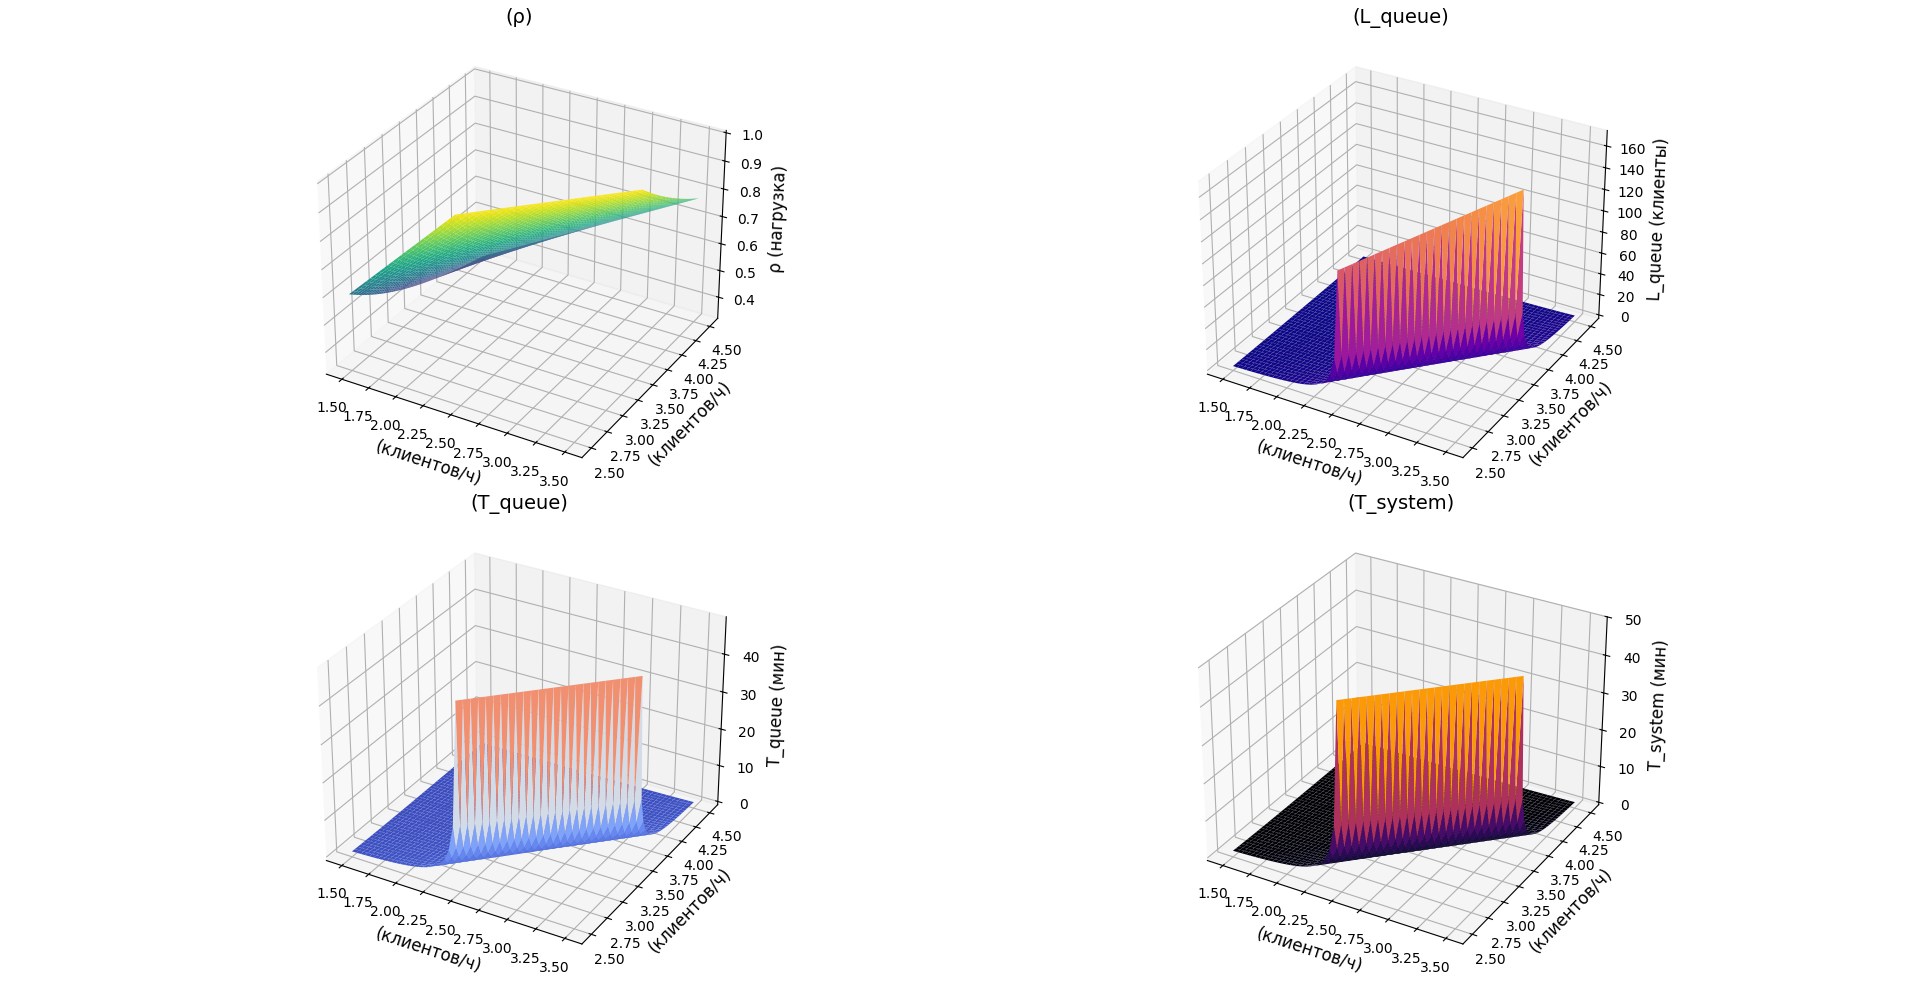

Recreate this plot in Python.
import numpy as np
import matplotlib.pyplot as plt
from mpl_toolkits.mplot3d import Axes3D

# Исходные данные
lambda_rate = 2.4  # Интенсивность потока клиентов
mu_rate = 3.0       # Интенсивность обслуживания
work_duration = 6   # Рабочие часы мастера

# Расчеты для одного мастера
load_intensity = lambda_rate / mu_rate
idle_probability = 1 - load_intensity
average_queue_length = (load_intensity**2) / (1 - load_intensity)
average_queue_time = average_queue_length / lambda_rate
average_system_time = average_queue_time + (1 / mu_rate)

active_hours = load_intensity * work_duration
clients_handled = active_hours * mu_rate
gross_revenue_per_master = clients_handled * 60
net_income_per_master = gross_revenue_per_master * 0.3

# Общие расчеты для двух мастеров
gross_revenue_parlor = gross_revenue_per_master * 2
net_income_parlor = net_income_per_master * 2

# Вывод результатов
print("Результаты для одного мастера:")
print(f"Нагрузка мастера (ρ): {load_intensity:.2f}")
print(f"Вероятность простоя мастера (P0): {idle_probability:.2f}")
print(f"Среднее число клиентов в очереди (L_queue): {average_queue_length:.2f}")
print(f"Среднее время ожидания в очереди (T_queue): {average_queue_time:.2f} минут")
print(f"Среднее время пребывания клиентов в системе (T_system): {average_system_time:.2f} минут")
print(f"Рабочее время мастера: {active_hours:.2f} ч")
print(f"Обслуженные клиенты: {clients_handled:.2f}")
print(f"Общая выручка мастера: {gross_revenue_per_master:.2f} руб")
print(f"Чистый доход мастера: {net_income_per_master:.2f} руб")

print("\nРезультаты для парикмахерской (два мастера):")
print(f"Общая выручка парикмахерской: {gross_revenue_parlor:.2f} руб")
print(f"Суммарный чистый доход мастеров: {net_income_parlor:.2f} руб")

# Построение графиков
lambda_vals = np.linspace(1.5, 3.5, 50)
mu_vals = np.linspace(2.5, 4.5, 50)
lambda_mesh, mu_mesh = np.meshgrid(lambda_vals, mu_vals)

rho_mesh = lambda_mesh / mu_mesh
rho_mesh[rho_mesh >= 1] = np.nan

queue_lengths = (rho_mesh**2) / (1 - rho_mesh)
queue_times = queue_lengths / lambda_mesh
system_times = queue_times + (1 / mu_mesh)

# Создание одного окна с несколькими графиками
fig = plt.figure(figsize=(15, 12))

# График интенсивности нагрузки
ax1 = fig.add_subplot(221, projection='3d')
ax1.plot_surface(lambda_mesh, mu_mesh, rho_mesh, cmap='viridis', edgecolor='none')
ax1.set_title('(ρ)', fontsize=14)
ax1.set_xlabel('(клиентов/ч)', fontsize=12)
ax1.set_ylabel('(клиентов/ч)', fontsize=12)
ax1.set_zlabel('ρ (нагрузка)', fontsize=12)

# График средней длины очереди
ax2 = fig.add_subplot(222, projection='3d')
ax2.plot_surface(lambda_mesh, mu_mesh, queue_lengths, cmap='plasma', edgecolor='none')
ax2.set_title('(L_queue)', fontsize=14)
ax2.set_xlabel('(клиентов/ч)', fontsize=12)
ax2.set_ylabel('(клиентов/ч)', fontsize=12)
ax2.set_zlabel('L_queue (клиенты)', fontsize=12)

# График среднего времени ожидания
ax3 = fig.add_subplot(223, projection='3d')
ax3.plot_surface(lambda_mesh, mu_mesh, queue_times, cmap='coolwarm', edgecolor='none')
ax3.set_title('(T_queue)', fontsize=14)
ax3.set_xlabel('(клиентов/ч)', fontsize=12)
ax3.set_ylabel('(клиентов/ч)', fontsize=12)
ax3.set_zlabel('T_queue (мин)', fontsize=12)

# График среднего времени пребывания
ax4 = fig.add_subplot(224, projection='3d')
ax4.plot_surface(lambda_mesh, mu_mesh, system_times, cmap='inferno', edgecolor='none')
ax4.set_title('(T_system)', fontsize=14)
ax4.set_xlabel('(клиентов/ч)', fontsize=12)
ax4.set_ylabel('(клиентов/ч)', fontsize=12)
ax4.set_zlabel('T_system (мин)', fontsize=12)

plt.tight_layout()
plt.show()
